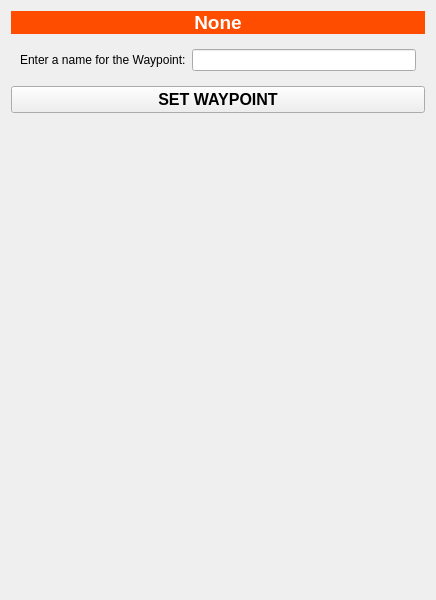
<?xml version="1.0" encoding="UTF-8"?>
<ui version="4.0">
 <class>ActionWaypointUI</class>
 <widget class="QWidget" name="ActionWaypointUI">
  <property name="geometry">
   <rect>
    <x>0</x>
    <y>0</y>
    <width>436</width>
    <height>600</height>
   </rect>
  </property>
  <property name="minimumSize">
   <size>
    <width>0</width>
    <height>600</height>
   </size>
  </property>
  <property name="maximumSize">
   <size>
    <width>436</width>
    <height>16777215</height>
   </size>
  </property>
  <property name="windowTitle">
   <string>Form</string>
  </property>
  <layout class="QGridLayout" name="gridLayout">
   <item row="11" column="0" colspan="2">
    <spacer name="verticalSpacer">
     <property name="orientation">
      <enum>Qt::Vertical</enum>
     </property>
     <property name="sizeHint" stdset="0">
      <size>
       <width>20</width>
       <height>40</height>
      </size>
     </property>
    </spacer>
   </item>
   <item row="5" column="0" colspan="2">
    <widget class="QPushButton" name="waypoint_set_btn">
     <property name="font">
      <font>
       <pointsize>12</pointsize>
       <weight>75</weight>
       <bold>true</bold>
      </font>
     </property>
     <property name="text">
      <string>SET WAYPOINT</string>
     </property>
    </widget>
   </item>
   <item row="2" column="0" colspan="2">
    <widget class="QWidget" name="widget" native="true">
     <layout class="QGridLayout" name="gridLayout_3">
      <item row="0" column="0">
       <widget class="QLabel" name="label_5">
        <property name="maximumSize">
         <size>
          <width>16777215</width>
          <height>150</height>
         </size>
        </property>
        <property name="text">
         <string>Enter a name for the Waypoint:</string>
        </property>
       </widget>
      </item>
      <item row="0" column="1">
       <widget class="QLineEdit" name="waypoint_name_field">
        <property name="text">
         <string/>
        </property>
       </widget>
      </item>
     </layout>
    </widget>
   </item>
   <item row="0" column="0" colspan="2">
    <widget class="QLabel" name="waypoint_label">
     <property name="font">
      <font>
       <pointsize>14</pointsize>
       <weight>75</weight>
       <bold>true</bold>
      </font>
     </property>
     <property name="styleSheet">
      <string notr="true">color:#ffffff;background-color:#FF4D00</string>
     </property>
     <property name="text">
      <string>None</string>
     </property>
     <property name="alignment">
      <set>Qt::AlignCenter</set>
     </property>
    </widget>
   </item>
  </layout>
 </widget>
 <resources/>
 <connections/>
</ui>
